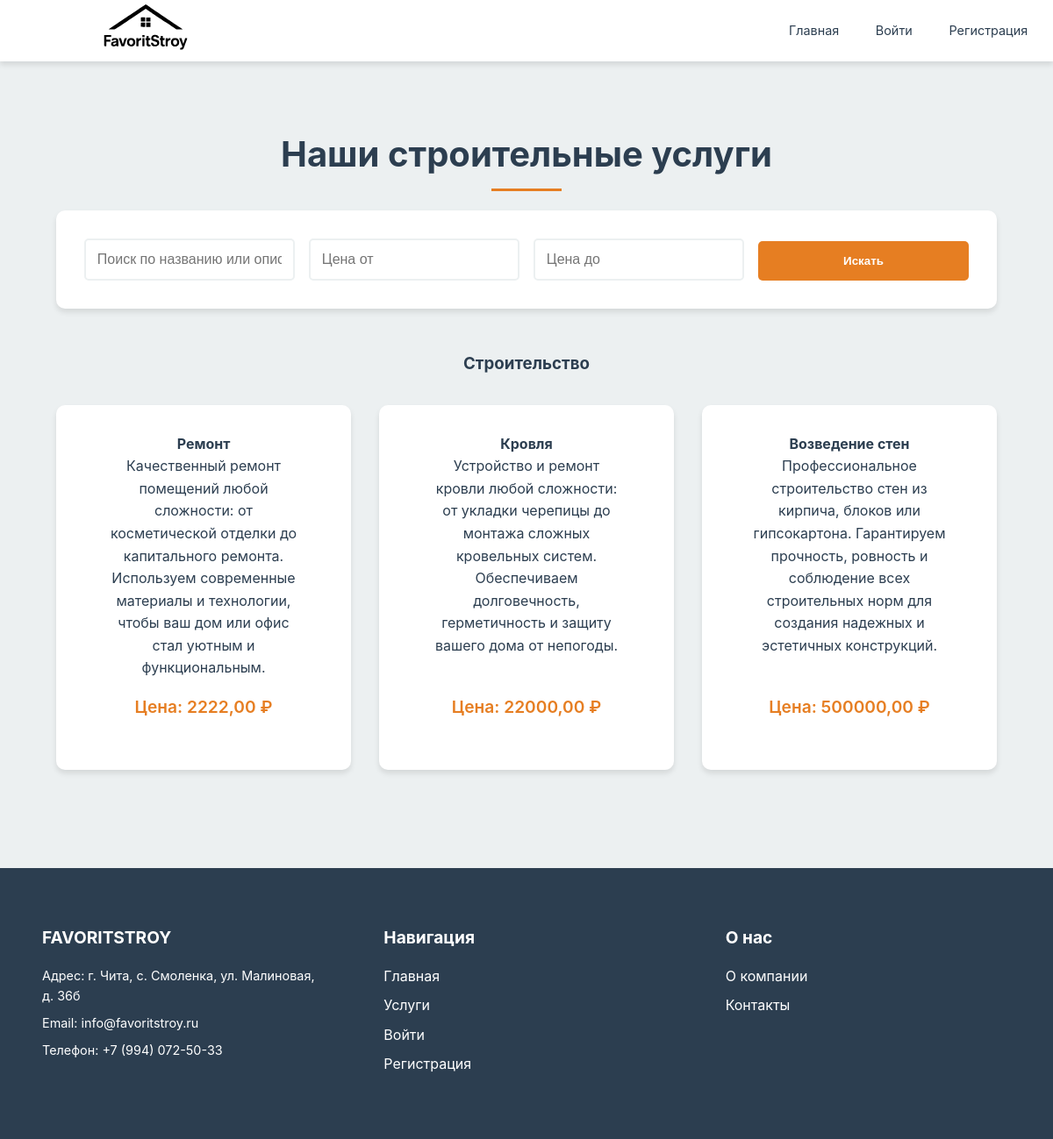
The page /services/ on the database as committed earlier.
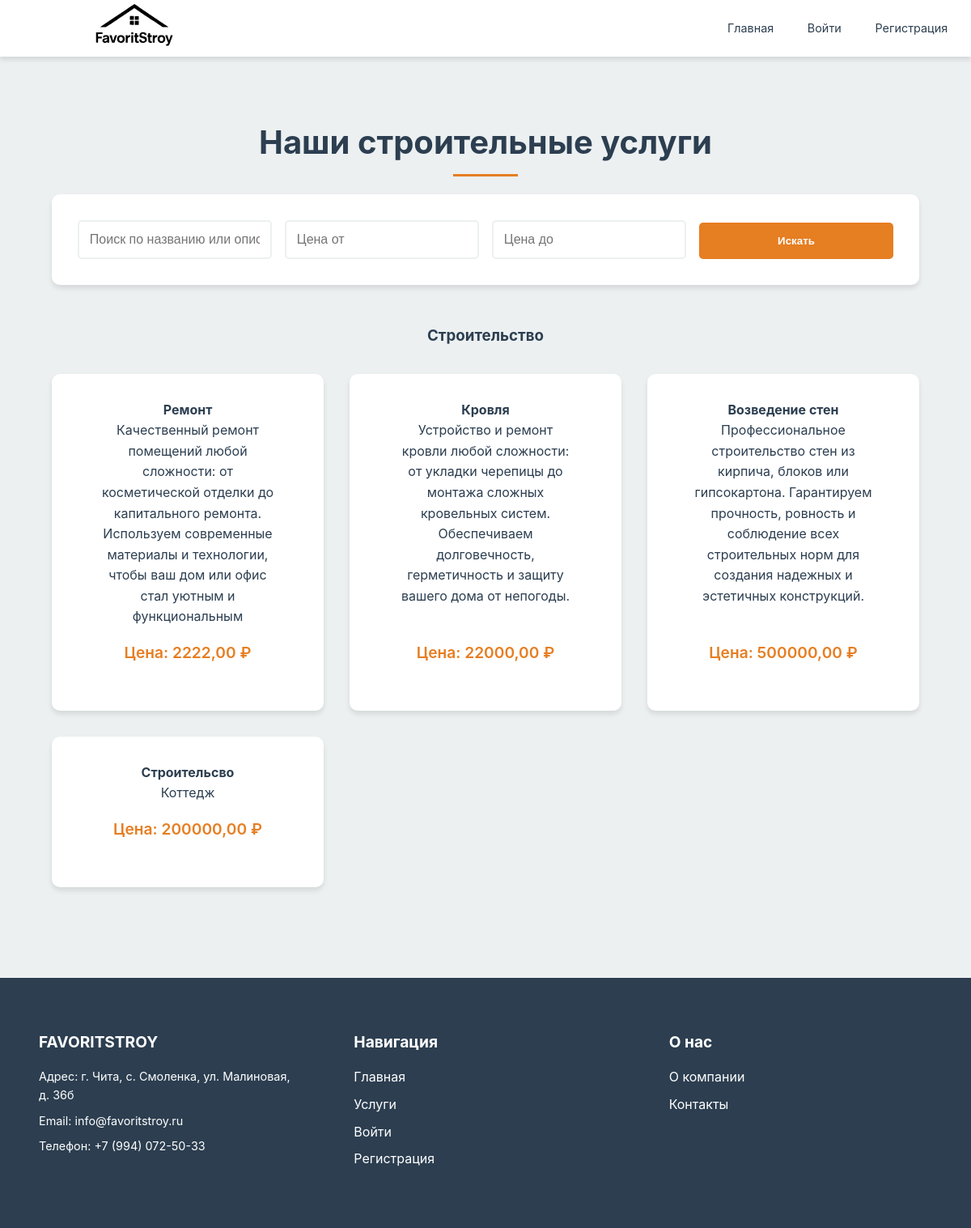
The same page on the database as committed later.
### services/models.py (models this page shows, shortened)
class Service(models.Model):
    CATEGORY_CHOICES = [
        ('remont', 'Ремонт'),
        ('stroitelstvo', 'Строительство'),
        ('otdelka', 'Отделка'),
        ('demontazh', 'Демонтаж'),
        ('proektirovanie', 'Проектирование'),
    ]
    title = models.CharField(max_length=200)
    description = models.TextField()
    price = models.DecimalField(max_digits=10, decimal_places=2)
    image = models.ImageField(upload_to='services/', blank=True)
    category = models.CharField(
        max_length=20,
        choices=CATEGORY_CHOICES,
        default='stroitelstvo'
    )

### services/views.py (the view)
# urls.py: path('', views.services_list, name='services_list'),
def services_list(request):
    query = request.GET.get('q', '')
    min_price = request.GET.get('min_price')
    max_price = request.GET.get('max_price')
    services = Service.objects.all()
    if query:
        services = services.filter(
            Q(title__icontains=query) |
            Q(description__icontains=query)
        )
    if min_price:
        services = services.filter(price__gte=min_price)
    if max_price:
        services = services.filter(price__lte=max_price)
    category_labels = dict(Service.CATEGORY_CHOICES)
    services_by_category = []
    for key, label in category_labels.items():
        filtered_services = services.filter(category=key)
        if filtered_services.exists():
            services_by_category.append((label, filtered_services))
    context = {
        'services_by_category': services_by_category,
        'query': query,
        'min_price': min_price,
        'max_price': max_price,
    }
    return render(request, 'services_list.html', context)

### templates/services_list.html (shortened to what this page needs)
{% extends 'base.html' %}
{% block content %}
<section class="services-list">
    <div class="section-content">
        <h2>Наши строительные услуги</h2>
        <form method="get" class="search-form">
            <div class="filter-group">
                <input type="text" name="q" placeholder="Поиск по названию или описанию" value="{{ query }}" class="filter-input">
            </div>
            <div class="filter-group">
                <input type="number" name="min_price" placeholder="Цена от" value="{{ min_price }}" class="filter-input">
            </div>
            <div class="filter-group">
                <input type="number" name="max_price" placeholder="Цена до" value="{{ max_price }}" class="filter-input">
            </div>
            <button type="submit" class="filter-button">Искать</button>
        </form>
        {% for category_label, services in services_by_category %}
            <h3>{{ category_label }}</h3>
            <div class="services-grid">
                {% for service in services %}
                    <div class="service-card">
                        <h4>{{ service.title }}</h4>
                        <p class="description">{{ service.description }}</p>
                        <p class="price">Цена: {{ service.price }} ₽</p>
                    </div>
                {% endfor %}
            </div>
        {% empty %}
            <p>Услуги не найдены.</p>
        {% endfor %}
    </div>
</section>
{% endblock %}

Rows that differ between the two databases and show on the page:
changed Service "Ремонт": description "…офис стал уютным и функциональным." → "…офис стал уютным и функциональным"
added Service: title "Строительсво", description "Коттедж", price "200000,00"
